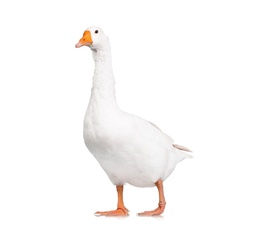
#> input picture Computer-Generated-Hologram/Images/goose.jpg, 256 x 232 px, shrunk from 1000 x 905 before the run, found by its file name
$ python rk_fresnel.py
#> lines starting #> are read from the running program, lines starting #| are printed output that depends on the picture
#> further down, img is the input picture: PIL image 256x232 RGB; mean R, G, B 251.2, 249.9, 249.2
import numpy as np
from PIL import Image
import matplotlib.pyplot as plt

class Fresnel:

    def __init__(self):
        pass

    def padding(self, g):
        H, W = g.shape
#> H = 232; W = 256
        m = max(H,W)
#> m = 256
        a = int(np.log2(m)+3)
#> a = 11
        A = 2**a
#> A = 2048
        t = np.zeros((A,A))
        t[int(A/2-H/2) : int(A/2+H/2), int(A/2-W/2) : int(A/2+W/2)] = g[:,:]
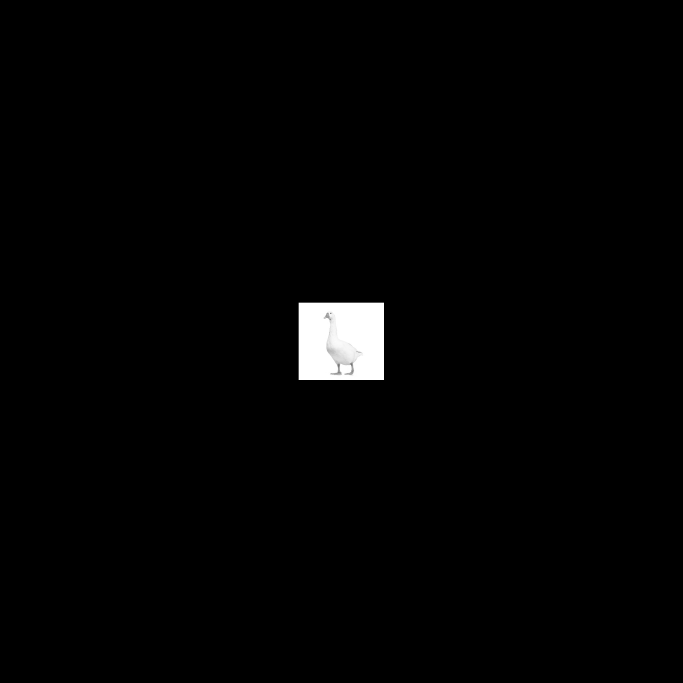
#> t: shape (2048, 2048) float64 (shown at 1/3 size); min 0, max 255, mean 3.5
        t = t/np.max(t)
        return t

    def fresnel(self, g, lambda_=633e-9, d=1):
#> called with lambda_ = 6.33e-07, d = 1
        H, W = g.shape
#> H = 2048; W = 2048
        dxs = np.sqrt(lambda_ * d / H)
#> dxs = 1.76e-05
        dys = np.sqrt(lambda_ * d / W)
#> dys = 1.76e-05
        xs = dxs * np.array(range(-int(H/2),+int(H/2)))
#> xs = 2048 values from -0.018 to 0.018
        ys = dys * np.array(range(-int(W/2),+int(W/2)))
#> ys = 2048 values from -0.018 to 0.018
        Ys, Xs = np.meshgrid(ys, xs)

        dx, dy = dxs, dys
        x, y = xs, ys
        Y, X = np.meshgrid(y, x)

        # random noise
        g = g * 2 * np.pi * np.random.rand(H, W)

        g = g * np.exp(1j * np.pi / lambda_ / d * (Xs**2 + Ys**2))

        g = np.fft.fftshift(g)
        g = np.fft.fft2(g)
        g = np.fft.fftshift(g)

        g = g * (1 / 1j / lambda_ / d) * np.exp(1j * 2 * np.pi * d / lambda_) \
            * np.exp(1j * np.pi / lambda_ / d * (X**2 +Y**2))

        # regularization
        g = g / np.max(np.abs(g))
        return g

    def plane_wave(self, g, theta=0, lambda_=633e-9, d=1):
#> called with g = array of shape (2048, 2048), theta = 0.628, lambda_ = 6.33e-07, d = 1
        H, W = g.shape
        dx = np.sqrt(lambda_ * d / H)
        dy = np.sqrt(lambda_ * d / W)
        x = dx * np.array(range(-int(H/2),+int(H/2)))
        y = dy * np.array(range(-int(W/2),+int(W/2)))
        Y, X = np.meshgrid(y, x)

        return np.exp(1j * 2 * np.pi / lambda_ * X * np.sin(theta))

    def spherical_wave(self, g, x_shift=0, y_shift=0, lambda_=633e-9, d=1):
        H, W = g.shape
        dx = np.sqrt(lambda_ * d / H)
        dy = np.sqrt(lambda_ * d / W)
        x = dx * np.array(range(-int(H/2),+int(H/2)))
        y = dy * np.array(range(-int(W/2),+int(W/2)))
        Y, X = np.meshgrid(y, x)

        return (1 / 1j / lambda_ / d) * np.exp(1j * np.pi / lambda_ / d * ((X-dx*x_shift)**2+(Y-dy*y_shift)**2))
        # return np.exp(1j * np.pi / lambda_ / d * ((X-dx*H*x_shift)**2+(Y-dy*H*y_shift)**2))

    def record(self, g, r):
        holo = np.square(np.abs(g + r))
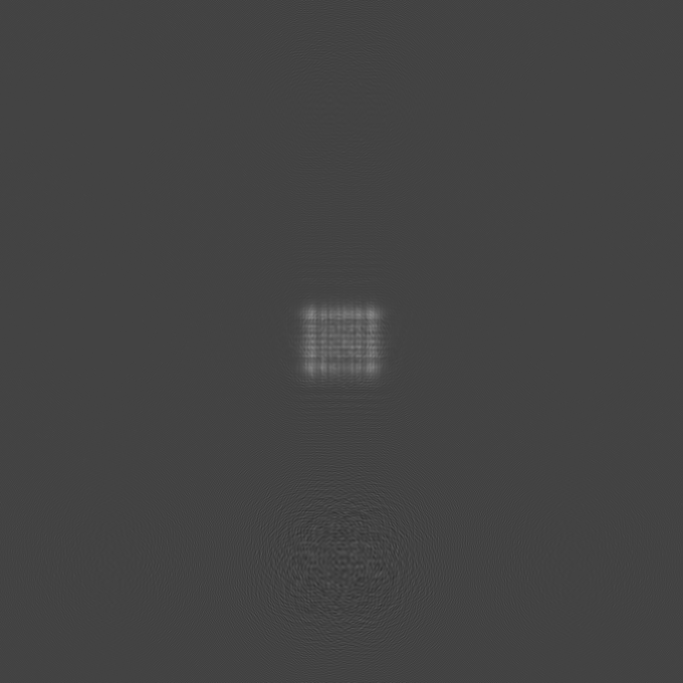
#> holo: shape (2048, 2048) float64 (shown at 1/3 size); min 0.00262, max 3.78, mean 1.01; drawn with min black and max white
        return holo

    def reconstruct(self, holo, p):
        holo = holo - np.mean(holo)
        rec = self.fresnel(holo * p)
        return rec

if __name__ == '__main__':
    img_path = "C:\Lab\CGH\Computer-Generated-Hologram\Images\goose.jpg"

    img = Image.open(img_path)
    img = img.convert('L')
    g = np.array(img)

    f = Fresnel()
    g = f.padding(g)
    g = f.fresnel(g)

    # record
    r = f.plane_wave(g, theta=np.pi/5)
    holo = f.record(g, r)
    # reconstruct
    p = f.plane_wave(g, theta=np.pi/5)
    recon = f.reconstruct(holo, p)

    plt.figure(1)
    plt.imshow(holo, 'gray')
    plt.title('hologram')

    plt.figure(2)
    plt.imshow(np.log(1+np.abs(np.fft.fftshift(np.fft.fft2(holo)))))
    plt.title("Fourier transform of the hologram")

    plt.figure(3)
    plt.imshow(np.abs(recon), 'gray')
    plt.title('reconstructed image')


    plt.show()
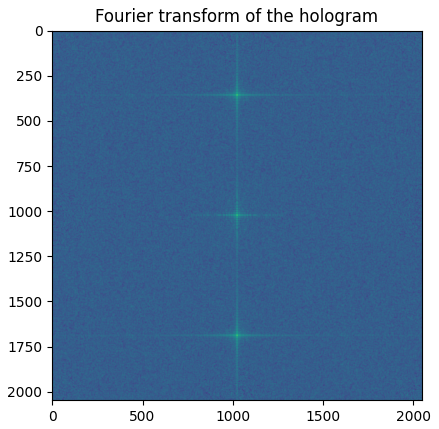
#> figure drawn by matplotlib, 1 panel
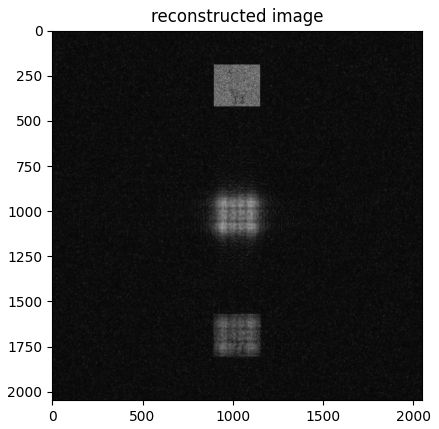
#> figure drawn by matplotlib, 1 panel
